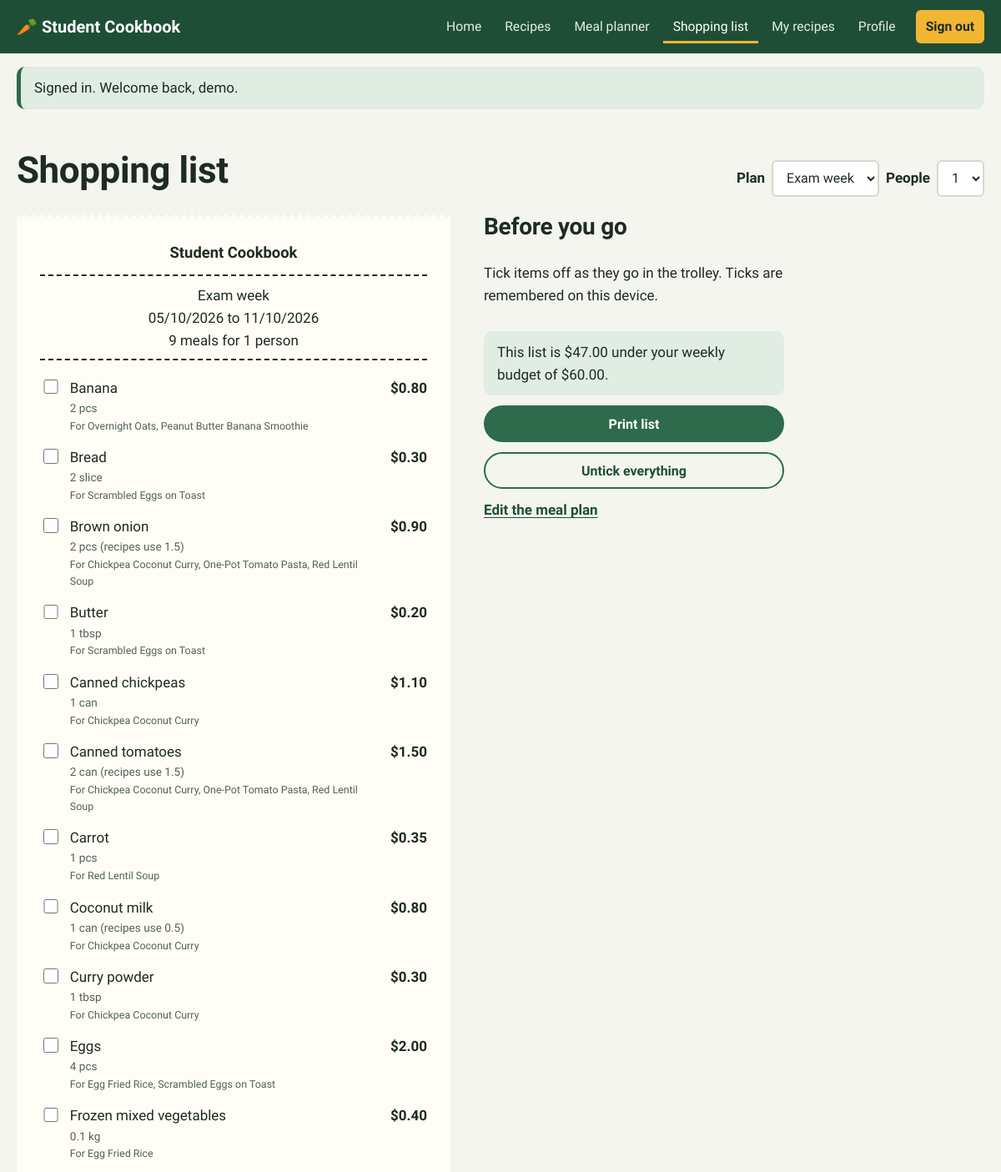
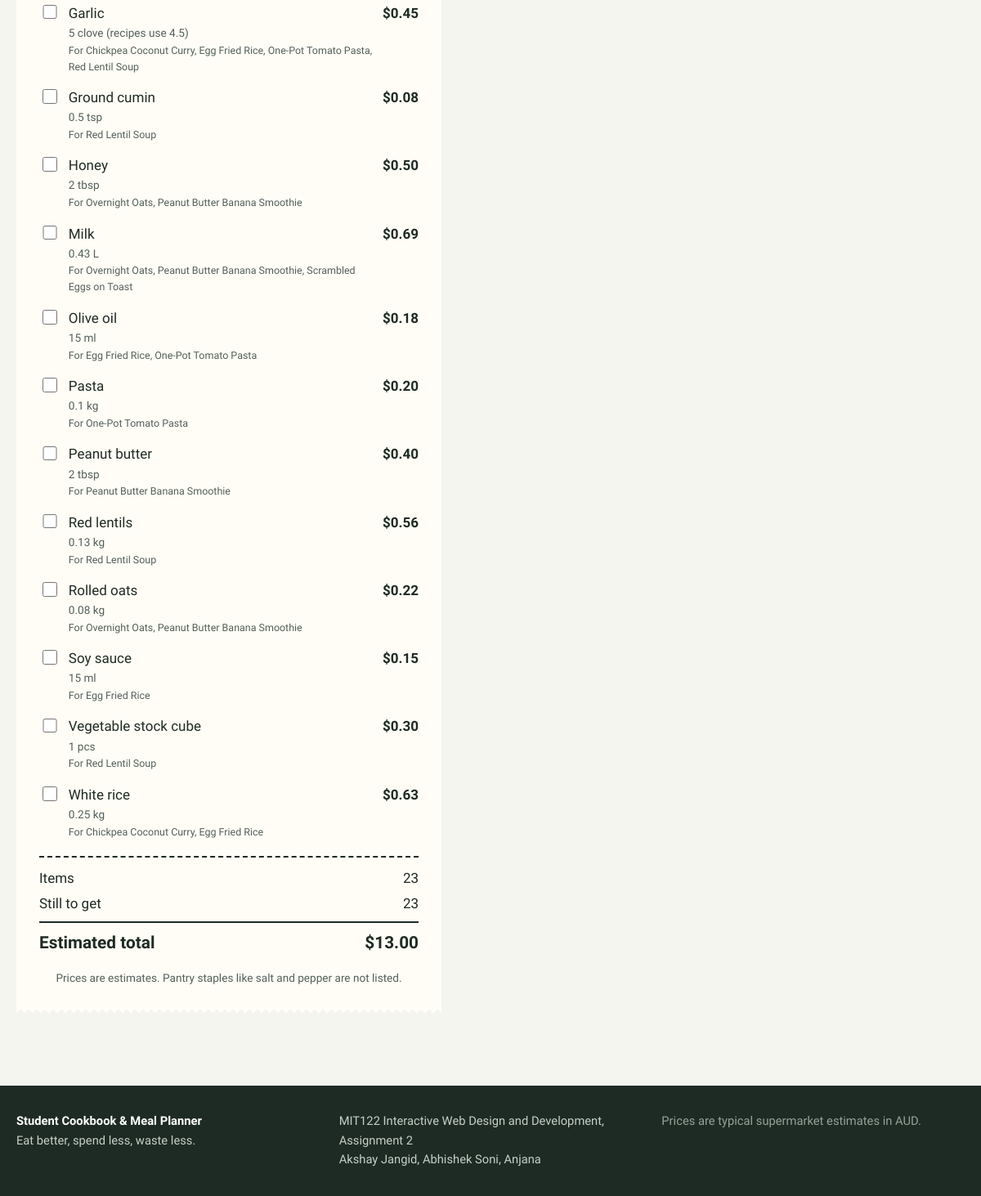
The app's page /shopping-list.php (signed in) with its own data (2 pictures, top to bottom).
### tables this page shows
CREATE TABLE meal_plans (
    meal_plan_id INT AUTO_INCREMENT PRIMARY KEY,
    user_id      INT NOT NULL,
    plan_name    VARCHAR(80) NOT NULL,
    start_date   DATE NOT NULL,                   
    end_date     DATE NOT NULL,
    created_at   TIMESTAMP DEFAULT CURRENT_TIMESTAMP,
    FOREIGN KEY (user_id) REFERENCES users(user_id) ON DELETE CASCADE
);

CREATE TABLE ingredients (
    ingredient_id   INT AUTO_INCREMENT PRIMARY KEY,
    ingredient_name VARCHAR(80) NOT NULL UNIQUE,
    unit            VARCHAR(20) NOT NULL,
    typical_price   DECIMAL(8,3) NOT NULL DEFAULT 0.000    
);

CREATE TABLE users (
    user_id            INT AUTO_INCREMENT PRIMARY KEY,
    username           VARCHAR(50)  NOT NULL UNIQUE,
    email              VARCHAR(120) NOT NULL UNIQUE,
    password_hash      VARCHAR(255) NOT NULL,
    dietary_preference ENUM('none','vegetarian','vegan','gluten-free','dairy-free') NOT NULL DEFAULT 'none',
    budget             DECIMAL(8,2) NOT NULL DEFAULT 60.00,    
    created_at         TIMESTAMP DEFAULT CURRENT_TIMESTAMP
);

### includes/functions.php (called while the page is built, shortened)
<?php
function e($value): string
{
    return htmlspecialchars((string) $value, ENT_QUOTES, 'UTF-8');
}
function is_logged_in(): bool
{
    return isset($_SESSION['user_id']);
}
function current_user_id(): ?int
{
    return $_SESSION['user_id'] ?? null;
}
function current_user(PDO $pdo): ?array
{
    $stmt = $pdo->prepare('SELECT user_id, username, email, dietary_preference, budget, created_at FROM users WHERE user_id = ?');
    $stmt->execute([current_user_id()]);
    return $stmt->fetch() ?: null;
}
function money($amount): string
{
    return '$' . number_format((float) $amount, 2);
}
function qty($number): string
{
    $n = round((float) $number, 2);
    return rtrim(rtrim(number_format($n, 2, '.', ''), '0'), '.');
}

### shopping-list.php (the view, shortened to what this page needs)
<?php
require_once 'includes/functions.php';
$uid = current_user_id();
$stmt = $pdo->prepare('SELECT * FROM meal_plans WHERE user_id = ? ORDER BY start_date DESC, meal_plan_id DESC');
$stmt->execute([$uid]);
$plans = $stmt->fetchAll();
$plan = null;
if (!$plan && $plans) $plan = $plans[0];
$people = max(1, min(10, (int) ($_GET['people'] ?? 1)));
$items = [];
$total = 0;
if ($plan) {
    $sql = 'SELECT i.ingredient_id, i.ingredient_name, i.unit, i.typical_price,
                   SUM(ri.quantity / r.servings) * ? AS needed,
                   GROUP_CONCAT(DISTINCT r.title ORDER BY r.title SEPARATOR ", ") AS used_in
            FROM meal_plan_items mpi
            JOIN recipes r             ON r.recipe_id = mpi.recipe_id
            JOIN recipe_ingredients ri ON ri.recipe_id = r.recipe_id
            JOIN ingredients i         ON i.ingredient_id = ri.ingredient_id
            WHERE mpi.meal_plan_id = ?
            GROUP BY i.ingredient_id, i.ingredient_name, i.unit, i.typical_price
            ORDER BY i.ingredient_name';
    $stmt = $pdo->prepare($sql);
    $stmt->execute([$people, $plan['meal_plan_id']]);
    $items = $stmt->fetchAll();
    foreach ($items as &$item) {
        $countable = in_array($item['unit'], ['pcs', 'can', 'slice', 'clove', 'packet'], true);
        $item['buy']  = $countable ? ceil($item['needed'] - 0.001) : $item['needed'];
        $item['cost'] = $item['needed'] * $item['typical_price'];
        $total += $item['cost'];
    }
    $stmt = $pdo->prepare('SELECT COUNT(*) FROM meal_plan_items WHERE meal_plan_id = ?');
    $stmt->execute([$plan['meal_plan_id']]);
    $mealCount = (int) $stmt->fetchColumn();
}
$user = current_user($pdo);
require 'includes/header.php';
?>
<section class="wrap section">
    <div class="section-head no-print">
        <h1>Shopping list</h1>
        <?php if ($plans): ?>
            <form method="get" class="plan-switch">
                <label for="plan-select">Plan</label>
                <select name="plan" id="plan-select" data-autosubmit-select>
                    <?php foreach ($plans as $p): ?>
                        <option value="<?= (int) $p['meal_plan_id'] ?>"<?= $p['meal_plan_id'] == $plan['meal_plan_id'] ? ' selected' : '' ?>><?= e($p['plan_name']) ?></option>
                    <?php endforeach; ?>
                </select>
                <label for="people">People</label>
                <select name="people" id="people" data-autosubmit-select>
                    <?php for ($n = 1; $n <= 6; $n++): ?>
                        <option value="<?= $n ?>"<?= $people === $n ? ' selected' : '' ?>><?= $n ?></option>
                    <?php endfor; ?>
                </select>
            </form>
        <?php endif; ?>
    </div>
    <?php if (!$plan): ?>
        <div class="empty-state">
            <p>Your shopping list is built from a meal plan. <a href="planner.php">Create a meal plan</a> first.</p>
        </div>
    <?php elseif (!$items): ?>
        <div class="empty-state">
            <p>"<?= e($plan['plan_name']) ?>" has no meals yet. <a href="planner.php?plan=<?= (int) $plan['meal_plan_id'] ?>">Add some meals</a> and the list will fill itself in.</p>
        </div>
    <?php else: ?>
        <div class="shopping-layout">
            <div class="docket" data-shopping-list="plan-<?= (int) $plan['meal_plan_id'] ?>-<?= $people ?>">
                <header class="docket-top">
                    <p class="docket-store">Student Cookbook</p>
                    <p><?= e($plan['plan_name']) ?></p>
                    <p><?= date('d/m/Y', strtotime($plan['start_date'])) ?> to <?= date('d/m/Y', strtotime($plan['end_date'])) ?></p>
                    <p><?= $mealCount ?> meals for <?= $people ?> <?= $people === 1 ? 'person' : 'people' ?></p>
                </header>
                <ul class="docket-items">
                    <?php foreach ($items as $item): ?>
                        <li>
                            <label>
                                <input type="checkbox" value="<?= (int) $item['ingredient_id'] ?>">
                                <span class="item-name"><?= e($item['ingredient_name']) ?>
                                    <small><?= qty($item['buy']) ?> <?= e($item['unit']) ?><?= $item['buy'] != $item['needed'] ? ' (recipes use ' . qty($item['needed']) . ')' : '' ?></small>
                                    <small class="used-in">For <?= e($item['used_in']) ?></small>
                                </span>
                                <span class="item-cost"><?= money($item['cost']) ?></span>
                            </label>
                        </li>
                    <?php endforeach; ?>
                </ul>
                <div class="docket-total">
                    <p><span>Items</span><span><?= count($items) ?></span></p>
                    <p><span>Still to get</span><span data-remaining><?= count($items) ?></span></p>
                    <p class="grand"><span>Estimated total</span><span><?= money($total) ?></span></p>
                </div>
                <p class="docket-foot">Prices are estimates. Pantry staples like salt and pepper are not listed.</p>
            </div>
            <aside class="shopping-side no-print">
                <h2>Before you go</h2>
                <p>Tick items off as they go in the trolley. Ticks are remembered on this device.</p>
                <?php if ($user['budget'] > 0): $b = $user['budget'] * $people; ?>
                    <p class="budget-note<?= $total > $b ? ' is-over' : '' ?>">
                        <?= $total > $b
                            ? 'This list is ' . money($total - $b) . ' over your weekly budget of ' . money($b) . '.'
                            : 'This list is ' . money($b - $total) . ' under your weekly budget of ' . money($b) . '.' ?>
                    </p>
                <?php endif; ?>
                <button class="btn btn-primary btn-block" type="button" data-print>Print list</button>
                <button class="btn btn-ghost btn-block" type="button" data-clear-ticks>Untick everything</button>
                <a class="text-link" href="planner.php?plan=<?= (int) $plan['meal_plan_id'] ?>">Edit the meal plan</a>
            </aside>
        </div>
    <?php endif; ?>
</section>
<?php require 'includes/footer.php'; ?>

### records on screen
meal_plans: plan_name "Exam week", start_date "05/10/2026", end_date "11/10/2026"
ingredients: ingredient_name "Banana", buy "2", unit "pcs", used_in "Overnight Oats, Peanut Butter Banana Smoothie", cost "$0.80"
ingredients: ingredient_name "Bread", buy "2", unit "slice", used_in "Scrambled Eggs on Toast", cost "$0.30"
ingredients: ingredient_name "Brown onion", buy "2", unit "pcs", needed "1.5", used_in "Chickpea Coconut Curry, One-Pot Tomato Pasta, Red Lentil Soup", cost "$0.90"
ingredients: ingredient_name "Butter", buy "1", unit "tbsp", used_in "Scrambled Eggs on Toast", cost "$0.20"
ingredients: ingredient_name "Canned chickpeas", buy "1", unit "can", used_in "Chickpea Coconut Curry", cost "$1.10"
ingredients: ingredient_name "Canned tomatoes", buy "2", unit "can", needed "1.5", used_in "Chickpea Coconut Curry, One-Pot Tomato Pasta, Red Lentil Soup", cost "$1.50"
ingredients: ingredient_name "Carrot", buy "1", unit "pcs", used_in "Red Lentil Soup", cost "$0.35"
ingredients: ingredient_name "Coconut milk", buy "1", unit "can", needed "0.5", used_in "Chickpea Coconut Curry", cost "$0.80"
ingredients: ingredient_name "Curry powder", buy "1", unit "tbsp", used_in "Chickpea Coconut Curry", cost "$0.30"
ingredients: ingredient_name "Eggs", buy "4", unit "pcs", used_in "Egg Fried Rice, Scrambled Eggs on Toast", ingredient_id "$2.00"
ingredients: ingredient_name "Frozen mixed vegetables", buy "0.1", unit "kg", used_in "Egg Fried Rice", cost "$0.40"
ingredients: ingredient_name "Garlic", buy "5", unit "clove", needed "4.5", used_in "Chickpea Coconut Curry, Egg Fried Rice, One-Pot Tomato Pasta, Red Lentil Soup", cost "$0.45"
ingredients: ingredient_name "Ground cumin", buy "0.5", unit "tsp", used_in "Red Lentil Soup", cost "$0.08"
ingredients: ingredient_name "Honey", buy "2", unit "tbsp", used_in "Overnight Oats, Peanut Butter Banana Smoothie", cost "$0.50"
ingredients: ingredient_name "Milk", buy "0.43", unit "L", used_in "Overnight Oats, Peanut Butter Banana Smoothie, Scrambled Eggs on Toast", cost "$0.69"
ingredients: ingredient_name "Olive oil", buy "15", unit "ml", used_in "Egg Fried Rice, One-Pot Tomato Pasta", cost "$0.18"
ingredients: ingredient_name "Pasta", buy "0.1", unit "kg", used_in "One-Pot Tomato Pasta", cost "$0.20"
ingredients: ingredient_name "Peanut butter", buy "2", unit "tbsp", used_in "Peanut Butter Banana Smoothie", cost "$0.40"
ingredients: ingredient_name "Red lentils", buy "0.13", unit "kg", used_in "Red Lentil Soup", cost "$0.56"
ingredients: ingredient_name "Rolled oats", buy "0.08", unit "kg", used_in "Overnight Oats, Peanut Butter Banana Smoothie", cost "$0.22"
ingredients: ingredient_name "Soy sauce", buy "15", unit "ml", used_in "Egg Fried Rice", cost "$0.15"
ingredients: ingredient_name "Vegetable stock cube", buy "1", unit "pcs", used_in "Red Lentil Soup", cost "$0.30"
ingredients: ingredient_name "White rice", buy "0.25", unit "kg", used_in "Chickpea Coconut Curry, Egg Fried Rice", cost "$0.63"
users: money($b-$total) "$47.00", budget "$60.00"

### other values on screen
$label "Home"
$label "Recipes"
$label "Meal planner"
$label "Shopping list"
$label "My recipes"
$flashItem['message'] "Signed in. Welcome back, demo."
$mealCount "9"
$people "1"
count($items) "23"
money($total) "$13.00"
form field plan "Exam week"
form field people "1"
